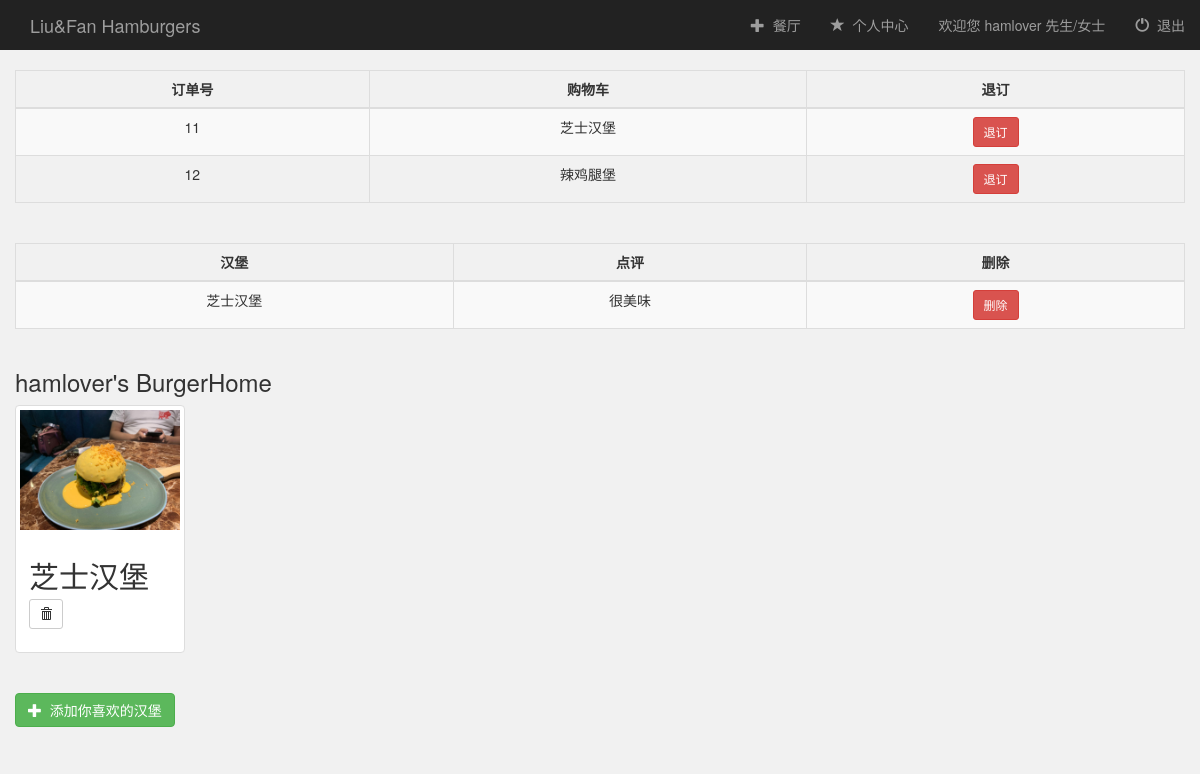
The page /booksystem/user_info/ (signed in) on the database its author committed.
### booksystem/models.py (models this page shows)
class Cart(models.Model):
    user = models.ForeignKey(User, default=1)
    food = models.ForeignKey(Store)

class Store(models.Model):
    food = models.CharField(max_length=100, null=True)
    logo = models.FileField(default=0)
    price = models.IntegerField(null=True)
    quantity = models.IntegerField(null=True)

class Like(models.Model):
    user = models.ForeignKey(User, default=1)
    food = models.ForeignKey(Store)
    comment =models.CharField(max_length=200)

class Create(models.Model):
    user = models.ForeignKey(User, default=1) # 有了这个字段之后，默认的后台添加失效，必须要自定义Form，除去这个字段
    create_food = models.CharField(max_length=100, null=True)
    create_logo = models.FileField(default=0)

### booksystem/views.py (the view)
def user_info(request):
    if not request.user.is_authenticated():
        return render(request, 'booksystem/login.html')
    else:
        my_cart = Cart.objects.filter(user=request.user)
        my_like = Like.objects.filter(user=request.user)
        create_result = Create.objects.filter(user=request.user)
        return render(request, 'booksystem/user_info.html', {
            'username': request.user.username,
            'create_result': create_result,
            'my_cart': my_cart,
            'my_like': my_like})

### booksystem/templates/booksystem/user_info.html (shortened to what this page needs)
{% extends 'booksystem/base.html' %}
{% block login_display %}
    <a href="#">欢迎您 {{ username }} 先生/女士</a>
{% endblock %}
{% block content %}
<div class="create_result-container container-fluid">
    <div class="main">
        <table class="table table-striped table-bordered">
            <div class="col-sm-12">
            </div>
            <thead>
            <tr>
                <th style="text-align: center">订单号</th>
                <th style="text-align: center">购物车</th>
                <th style="text-align: center">退订</th>
            </tr>
            </thead>
            <tbody style="text-align: center">
            {% for cart in my_cart %}
                <tr>
                    <td>{{ cart.id }}</td>
                    <td>{{ cart.food.food }}</td>
                    <td>
                        <button class="btn btn-sm btn-danger" onclick="refund({{ cart.id }})">退订</button>
                    </td>
                </tr>
            {% endfor %}
            </tbody>
        </table>
    </div>
    <div class="main">
        <table class="table table-striped table-bordered">
            <div class="col-sm-12">
            </div>
            <thead>
            <tr>
                <th style="text-align: center">汉堡</th>
                <th style="text-align: center">点评</th>
                <th style="text-align: center">删除</th>
            </tr>
            </thead>
            <tbody style="text-align: center">
            {% for like in my_like %}
                <tr>
                    <td>{{ like.food.food }}</td>
                    <td>{{ like.comment}}</td>
                    <td>
                        <button class="btn btn-sm btn-danger" onclick="del({{ like.id }})">删除</button>
                    </td>
                </tr>
            {% endfor %}
            </tbody>
        </table>
    </div>
    <div class="row">
        <div class="col-sm-12">
            <h3>{{ user.username }}'s BurgerHome</h3>
        </div>
            {% for create in create_result %}
                <div class="col-sm-4 col-lg-2">
                    <div class="thumbnail">
                        <a>
                            <img src="{{ create.create_logo.url }}" class="img-responsive">
                        </a>
                        <div class="caption">
                            <h2>{{ create.create_food }}
                            <form action="{% url 'booksystem:delete' create.id %}" method="post" style="display:inline;">
                                <button type="submit" class="btn btn-default btn-sm">
                                    <span class="glyphicon glyphicon-trash"></span>
                                </button>
                            </form>
                            </h2>
                        </div>
                    </div>
                </div>
            {% endfor %}
            <div class="col-sm-12">
                <br>
                <a href="{% url 'booksystem:create' %}">
                    <button type="button" class="btn btn-success">
                        <span class="glyphicon glyphicon-plus"></span>&nbsp; 添加你喜欢的汉堡
                    </button>
                </a>
            </div>
            <div class="col-sm-12">
    </div>
</div>
{% endblock %}

### rows shown on the page
Cart: id "11", food.food "芝士汉堡"
Cart: id "12", food.food "辣鸡腿堡"
Like: food.food "芝士汉堡", comment "很美味"
Create: create_logo (picture), create_food "芝士汉堡"

### other values the page prints
{{ username }} "hamlover"
{{ user.username }} "hamlover"
